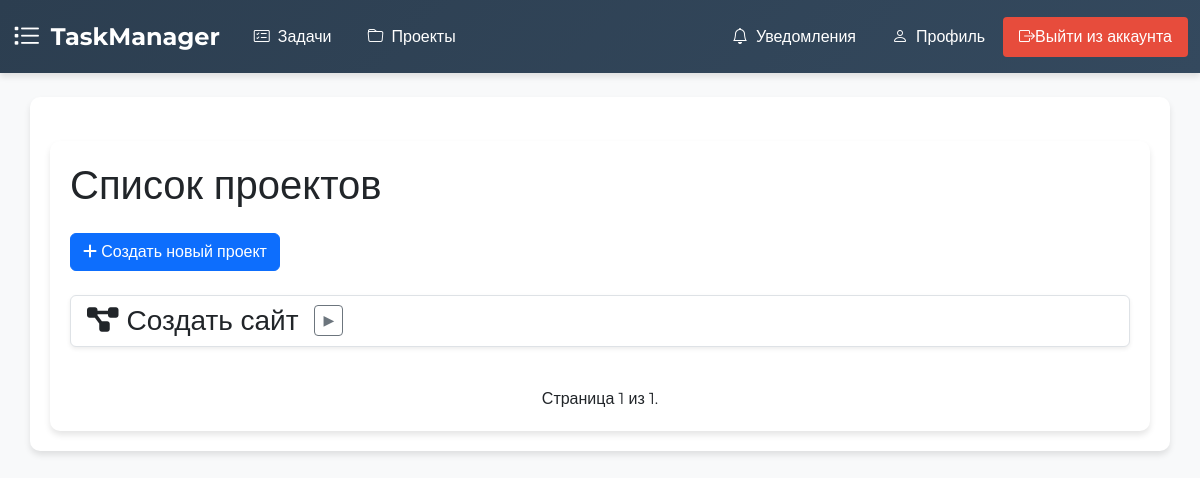
Before: /task-manager/project-list/ (signed in) with the older database file.
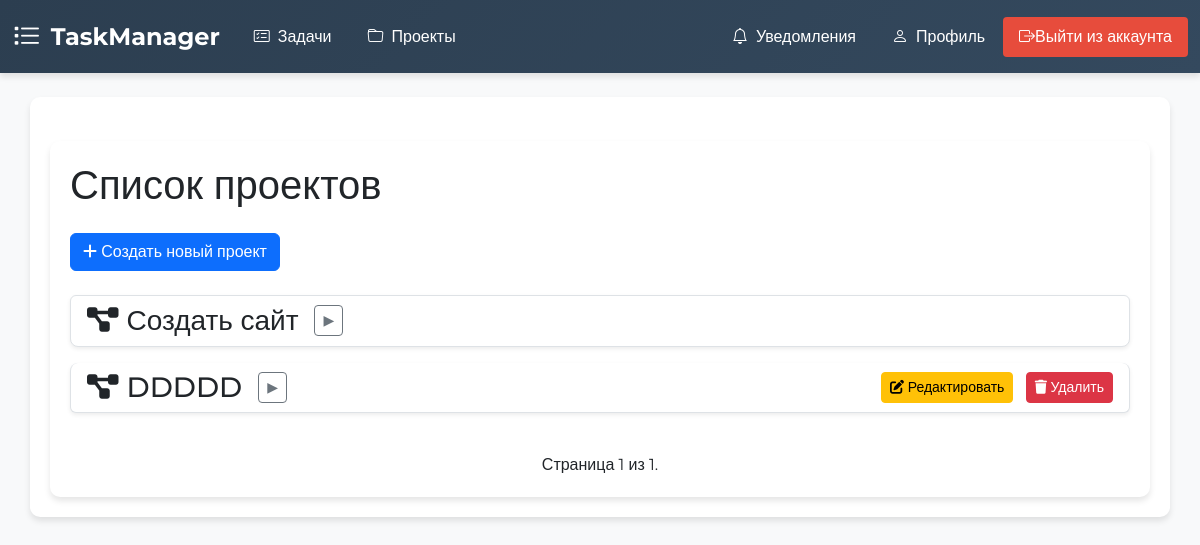
After: the same page with the newer database file.
### taskmanager/models.py (models this page shows, shortened)
class Project(models.Model):
    name = models.CharField(max_length=100)
    created_by = models.ForeignKey(User, on_delete=models.CASCADE, related_name='created_projects')
    users = models.ManyToManyField(User, related_name='projects')
    editors = models.ManyToManyField(User, related_name='editable_projects', blank=True)

### taskmanager/views.py (the view)
# urls.py: path('project-list/', project_list, name='project_list'),
@login_required
def project_list(request):
    projects = Project.objects.filter(users=request.user)
    paginator = Paginator(projects, 10)
    page_number = request.GET.get('page')
    page_obj = paginator.get_page(page_number)
    return render(request, 'taskmanager/project_list.html', {
        'page_obj': page_obj,
    })

### taskmanager/context_processors.py (called while the page is built)
def unread_notifications_count(request):
    if request.user.is_authenticated:
        unread_notifications_count = Notification.objects.filter(users=request.user).exclude(read_by=request.user).count()
        return {'unread_notifications_count': unread_notifications_count}
    return {}

### taskmanager/models.py (called while the page is built)
    def get_status_color(self):
        if self.status == 'todo':
            return 'secondary'
        elif self.status == 'in_progress':
            return 'warning'
        elif self.status == 'done':
            return 'success'
        return 'primary'

### taskmanager/templates/taskmanager/project_list.html (shortened to what this page needs)
{% extends "taskmanager/base.html" %}
{% block body %}
<div class="container mt-4">
    <h1 class="mb-4">Список проектов</h1>
    <a href="{% url 'taskmanager:create_project' %}" class="btn btn-primary mb-4">
        <i class="fas fa-plus"></i> Создать новый проект
    </a>
    <div class="list-group">
        {% for project in page_obj %}
            <div class="list-group-item mb-3 shadow-sm">
                <div class="d-flex justify-content-between align-items-center">
                    <div class="d-flex align-items-center">
                        <h3 class="mb-0">
                            <a href="{% url 'taskmanager:project_detail' project.id %}" class="text-decoration-none text-dark">
                                <i class="fas fa-project-diagram me-2"></i>{{ project.name }}
                            </a>
                        </h3>
                        <button class="btn btn-sm btn-outline-secondary ms-3 toggle-tasks" data-project-id="{{ project.id }}">
                            <span class="arrow">▶</span>
                        </button>
                    </div>
                    {% if request.user == project.created_by %}
                        <div>
                            <a href="{% url 'taskmanager:edit_project' project.id %}" class="btn btn-sm btn-warning">
                                <i class="fas fa-edit"></i> Редактировать
                            </a>
                            <a href="{% url 'taskmanager:delete_project' project.id %}" class="btn btn-sm btn-danger ms-2">
                                <i class="fas fa-trash"></i> Удалить
                            </a>
                        </div>
                    {% endif %}
                </div>
            </div>
        {% empty %}
            <div class="list-group-item text-muted">
                <p>Нет доступных проектов.</p>
            </div>
        {% endfor %}
    </div>
    <div class="pagination mt-4 d-flex justify-content-center">
        <span class="step-links">
            <span class="current mx-3">
                Страница {{ page_obj.number }} из {{ page_obj.paginator.num_pages }}.
            </span>
        </span>
    </div>
</div>
<link href="https://cdnjs.cloudflare.com/ajax/libs/font-awesome/6.0.0-beta3/css/all.min.css" rel="stylesheet">
{% endblock %}

Changed rows visible on the page:
added Project: name "DDDDD", shows "Редактировать"
